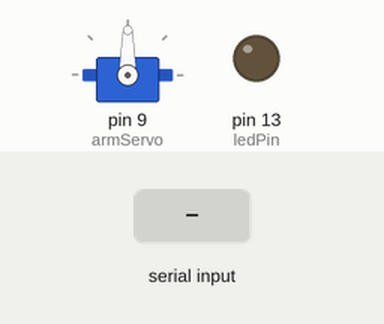
This sketch was run on a simulated Arduino Uno, built with avr-gcc and run on an emulated ATmega328P. Parts: servo, output pins drawn as LEDs (lit = HIGH). Inputs (shaded band) come from the test bench.

Above: at 1.2 s.
1.3 s: "W" received over Serial
At 3.0 s:
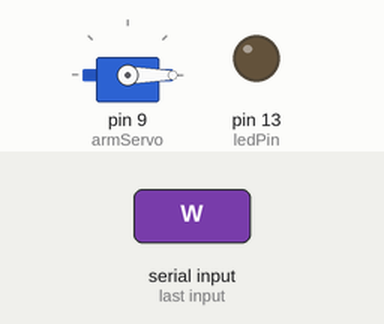
3.3 s: "S" received over Serial
At 4.1 s:
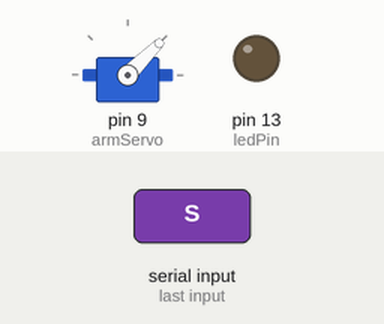
5.8 s: "F" received over Serial
At 5.9 s:
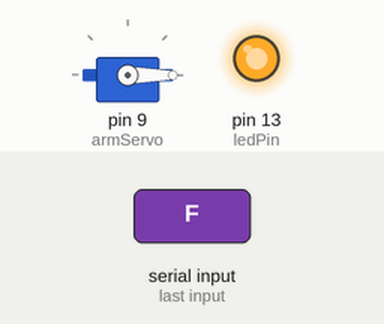
Timing chart, 0 to 8.8 s (numbered marks = the images above; inputs shaded):
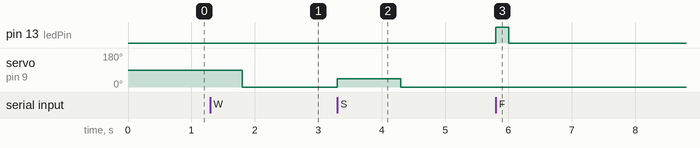

Measured:
- after the input at 1.3 s, servo on pin 9 (armServo): 90° → 0° after 0.50 s
- after the input at 3.3 s, servo on pin 9 (armServo): 0° → 45° at once, → 0° 1.0 s later
- after the input at 5.8 s, pin 13 (ledPin): LOW → HIGH at once, → LOW 0.20 s later

The sketch:

robot_control.ino
```cpp
#include <Servo.h>

Servo armServo;  // Servo for arm movement
int ledPin = 13; // Built-in LED

void setup() {
  Serial.begin(9600);
  armServo.attach(9);  // Servo on pin 9
  pinMode(ledPin, OUTPUT);
}

void loop() {
  if (Serial.available() > 0) {
    char command = Serial.read();

    if (command == 'W') {  // Wave arm
      armServo.write(90);
      delay(500);
      armServo.write(0);
      delay(500);
    }
    else if (command == 'S') {  // Slow nod
      armServo.write(45);
      delay(1000);
      armServo.write(0);
    }
    else if (command == 'F') {  // Flash LED
      digitalWrite(ledPin, HIGH);
      delay(200);
      digitalWrite(ledPin, LOW);
      delay(200);
    }
  }
}
```
